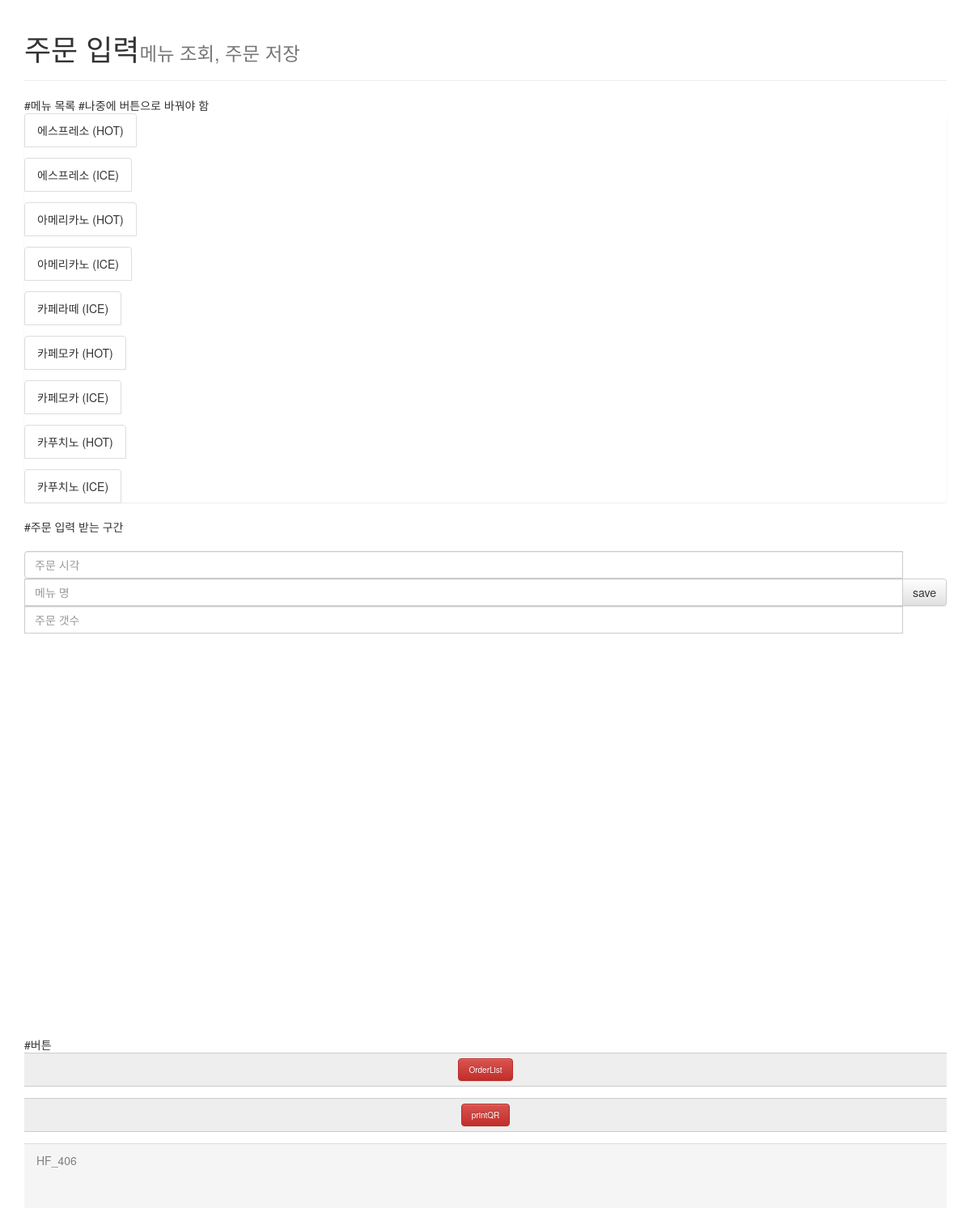
/indexOrder/, run on the app's committed database.
### bell_app/models.py (models this page shows)
class Menu(models.Model):
    menu_name = models.CharField(max_length = 100) #메뉴 이름
    menu_price = models.IntegerField() #가격
    menu_hot_ice = models.CharField(max_length = 50) # hot/ice

### bell_app/views.py (the view)
# urls.py: path('indexOrder/', views.indexOrder, name = 'indexOrder'),
def indexOrder(request):
    menus = Menu.objects.all()
    content = {'menus':menus}
    return render(request, 'bell_app/indexOrder.html',content)

### bell_app/templates/bell_app/indexOrder.html (shortened to what this page needs)
<html lang="ko">
<head>
    <link rel="stylesheet" href="https://maxcdn.bootstrapcdn.com/bootstrap/3.3.2/css/bootstrap.min.css">
    <link rel="stylesheet" href="https://maxcdn.bootstrapcdn.com/bootstrap/3.3.2/css/bootstrap-theme.min.css">
</head>
<body>
    <div class="container">
        <div class="header">
            <div class="page-header">
                <h1>주문 입력<small>메뉴 조회, 주문 저장</small></h1>
            </div>
        </div>
        #메뉴 목록
        #나중에 버튼으로 바꿔야 함
        <div class="toDoDiv">
            <ul class="list-group">
                {% for menu in menus %}
                <form action="./deleteMenu/" method="GET">
                    <div class="input-group" name='menu1'>
                        <li class="list-group-item"> {{menu.menu_name}} ({{menu.menu_hot_ice}}) </li>
                    </div>
                </form>
                {% endfor %}
            </ul>
        </div>
        #주문 입력 받는 구간
        <div class="content">
            <div class="messageDiv">
                <form action="./createOrder/" method="POST">{% csrf_token %}
                    <div class="input-group">
                        <input id="todoContent" name="OrderTime" type="text" class="form-control" placeholder="주문 시각">
                        <input id="todoContent" name="OrderMenu" type="text" class="form-control" placeholder="메뉴 명">
                        <input id="todoContent" name="OrderNum" type="text" class="form-control" placeholder="주문 갯수">
                        <span class="input-group-btn">
                            <button class="btn btn-default" type="submit">save</button>
                        </span>
                    </div>
                </form>
            </div>
        </div>
        #버튼
        <div class="jump_to_order_list">
            <form action="./OrderList" method="GET">
                <div class="input-group" name='menu1'>
                    <span class="input-group-addon">
                        <button type="submit" class="custom-btn btn btn-danger">OrderList</button>
                    </span>
                </div>
            </form>
        </div>
        <div class="jump_to_print_QR">
            <form action="./printQR" method="GET">
                <div class="input-group" name='menu1'>
                    <span class="input-group-addon">
                        <button type="submit" class="custom-btn btn btn-danger">printQR</button>
                    </span>
                </div>
            </form>
        </div>
        <div class="panel-footer">
            HF_406
        </div>
    </div>
</body>
</html>

### bell_app/templates/bell_app/indexOrder.html (style rules this page uses)
.content { height: 75%; }
.messageDiv { margin-top: 20px; margin-bottom: 50px; }
.custom-btn { font-size: 10px; }
.panel-footer { height:10%; color:gray; }

### data on the page
Menu: menu_name "에스프레소", menu_hot_ice "HOT"
Menu: menu_name "에스프레소", menu_hot_ice "ICE"
Menu: menu_name "아메리카노", menu_hot_ice "HOT"
Menu: menu_name "아메리카노", menu_hot_ice "ICE"
Menu: menu_name "카페라떼", menu_hot_ice "ICE"
Menu: menu_name "카페모카", menu_hot_ice "HOT"
Menu: menu_name "카페모카", menu_hot_ice "ICE"
Menu: menu_name "카푸치노", menu_hot_ice "HOT"
Menu: menu_name "카푸치노", menu_hot_ice "ICE"
